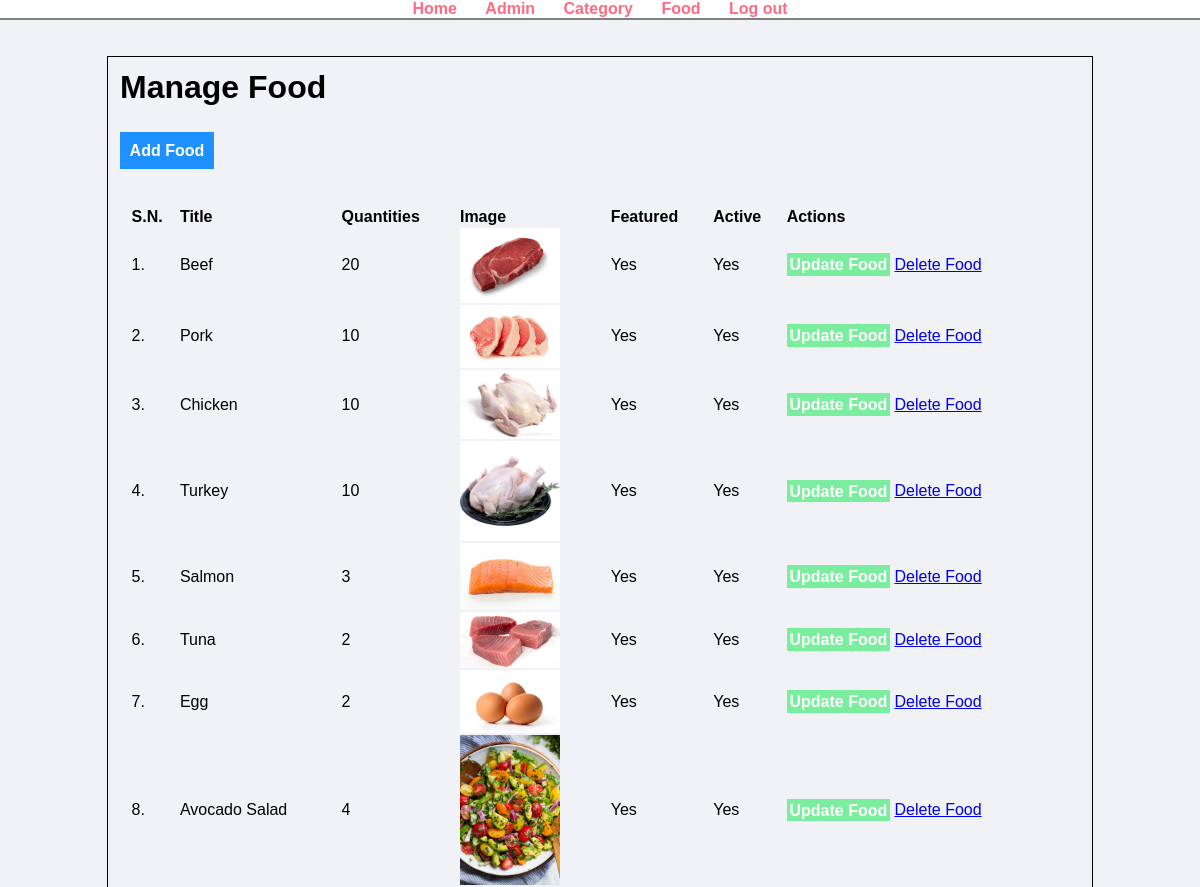
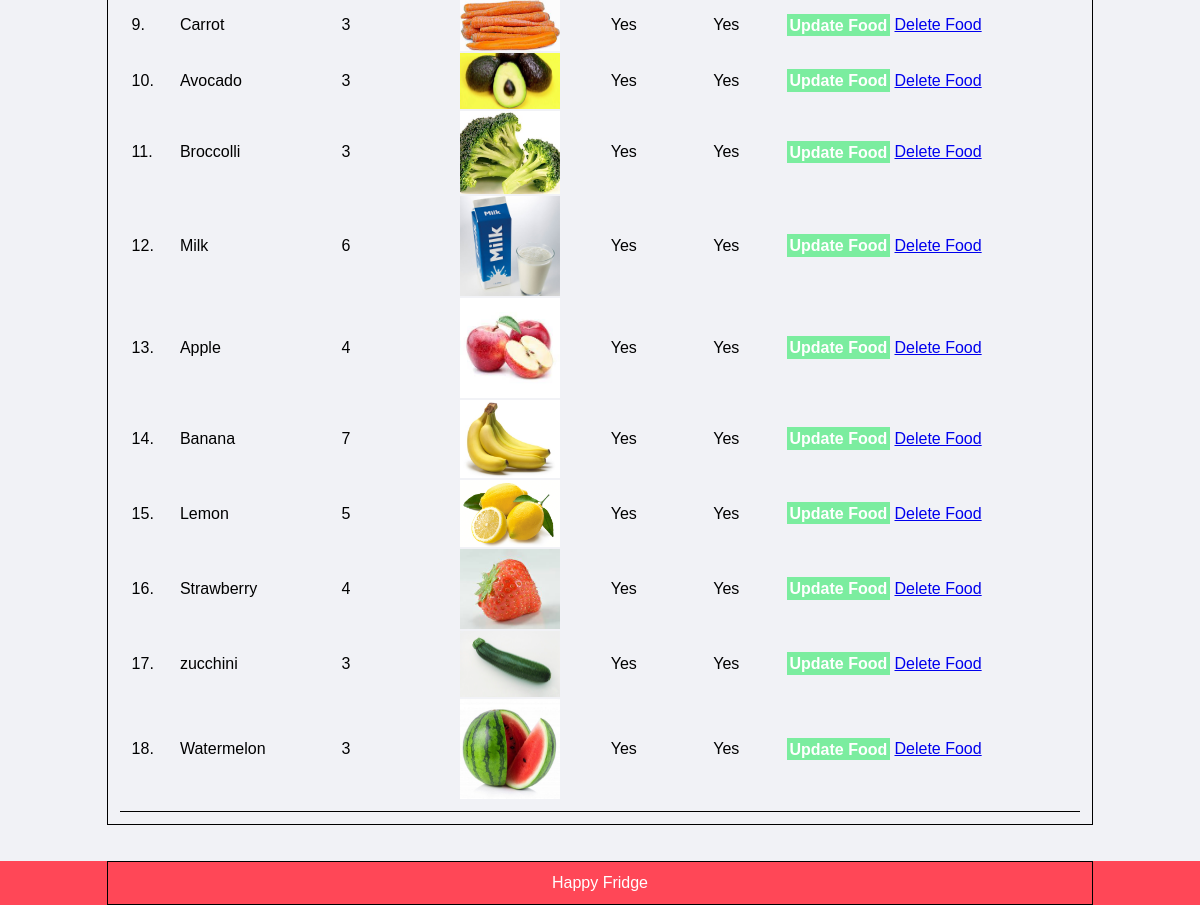
Screenshot of /food-order/admin/manage-food.php (signed in) with the database file from the repository (2 pictures, top to bottom).
### tables this page shows
CREATE TABLE `tbl_food` (
  `id` int(10) UNSIGNED NOT NULL,
  `title` varchar(100) NOT NULL,
  `description` text NOT NULL,
  `price` decimal(10,0) NOT NULL,
  `timestamp` timestamp NOT NULL DEFAULT current_timestamp(),
  `image_name` varchar(255) NOT NULL,
  `category_id` int(10) UNSIGNED NOT NULL,
  `featured` varchar(10) NOT NULL,
  `active` varchar(10) NOT NULL
);

### food-order/admin/manage-food.php (the view, shortened to what this page needs)
<?php include('partials/menu.php'); ?>
<div class="main-content">
    <div class="wrapper">
        <h1>Manage Food</h1>
        <br /><br />
                <a href="<?php echo SITEURL; ?>admin/add-food.php" class="btn-primary">Add Food</a>
                <br /><br /><br />
                <table class="tbl-full">
                    <tr>
                        <th>S.N.</th>
                        <th>Title</th>
                        <th>Quantities</th>
                        <th>Image</th>
                        <th>Featured</th>
                        <th>Active</th>
                        <th>Actions</th>
                    </tr>
                    <?php
                        $sql = "SELECT * FROM tbl_food";
                        $res = mysqli_query($conn, $sql);
                        $count = mysqli_num_rows($res);
                        $sn=1;
                        if($count>0)
                        {
                            while($row=mysqli_fetch_assoc($res))
                            {
                                $id = $row['id'];
                                $title = $row['title'];
                                $price = $row['price'];
                                $image_name = $row['image_name'];
                                $featured = $row['featured'];
                                $active = $row['active'];
                                ?>
                                <tr>
                                    <td><?php echo $sn++; ?>. </td>
                                    <td><?php echo $title; ?></td>
                                    <td><?php echo $price; ?></td>
                                    <td>
                                        <?php
                                            if($image_name=="")
                                            {
                                                echo "<div class='error'>Image not Added.</div>";
                                            }
                                            else
                                            {
                                                ?>
                                                <img src="<?php echo SITEURL; ?>images/food/<?php echo $image_name; ?>" width="100px">
                                                <?php
                                            }
                                        ?>
                                    </td>
                                    <td><?php echo $featured; ?></td>
                                    <td><?php echo $active; ?></td>
                                    <td>
                                        <a href="<?php echo SITEURL; ?>admin/update-food.php?id=<?php echo $id; ?>" class="btn-secondary">Update Food</a>
                                        <a href="<?php echo SITEURL; ?>admin/delete-food.php?id=<?php echo $id; ?>&image_name=<?php echo $image_name; ?>" class="btn-danger">Delete Food</a>
                                    </td>
                                </tr>
                                <?php
                            }
                        }
                        else
                        {
                            echo "<tr> <td colspan='7' class='error'> Food not Added Yet. </td> </tr>";
                        }
                    ?>
                </table>
    </div>
</div>
<?php include('partials/footer.php'); ?>

### food-order/css/admin.css (style rules this page uses)
* { margin: 0 0; padding: 0 0; font-family: Arial, Helvetica, sans-serif; }
.wrapper { border: 1px, solid black; padding: 1% ; width: 80%; margin: 0 auto; }
.tbl-full { width: 100%; border-bottom: 1px solid black; padding: 1%; text-align: left; }
.btn-primary { background-color:#1e90ff; padding: 1%; color: white; text-decoration: none; font-weight: bold; }
.btn-secondary { background-color: #7bed9f; padding: 1%; color: white; text-decoration: none; font-weight: bold; }
.main-content { background-color: #f1f2f6; padding: 3% 0; }

### rows the page displays
tbl_food: title "Beef", price "20", image_name (picture), featured "Yes", active "Yes"
tbl_food: title "Pork", price "10", image_name (picture), featured "Yes", active "Yes"
tbl_food: title "Chicken", price "10", image_name (picture), featured "Yes", active "Yes"
tbl_food: title "Turkey", price "10", image_name (picture), featured "Yes", active "Yes"
tbl_food: title "Salmon", price "3", image_name (picture), featured "Yes", active "Yes"
tbl_food: title "Tuna", price "2", image_name (picture), featured "Yes", active "Yes"
tbl_food: title "Egg", price "2", image_name (picture), featured "Yes", active "Yes"
tbl_food: title "Avocado Salad", price "4", image_name (picture), featured "Yes", active "Yes"
tbl_food: title "Carrot", price "3", image_name (picture), featured "Yes", active "Yes"
tbl_food: title "Avocado", price "3", image_name (picture), featured "Yes", active "Yes"
tbl_food: title "Broccolli", price "3", image_name (picture), featured "Yes", active "Yes"
tbl_food: title "Milk", price "6", image_name (picture), featured "Yes", active "Yes"
tbl_food: title "Apple", price "4", image_name (picture), featured "Yes", active "Yes"
tbl_food: title "Banana", price "7", image_name (picture), featured "Yes", active "Yes"
tbl_food: title "Lemon", price "5", image_name (picture), featured "Yes", active "Yes"
tbl_food: title "Strawberry", price "4", image_name (picture), featured "Yes", active "Yes"
tbl_food: title "zucchini", price "3", image_name (picture), featured "Yes", active "Yes"
tbl_food: title "Watermelon", price "3", image_name (picture), featured "Yes", active "Yes"
